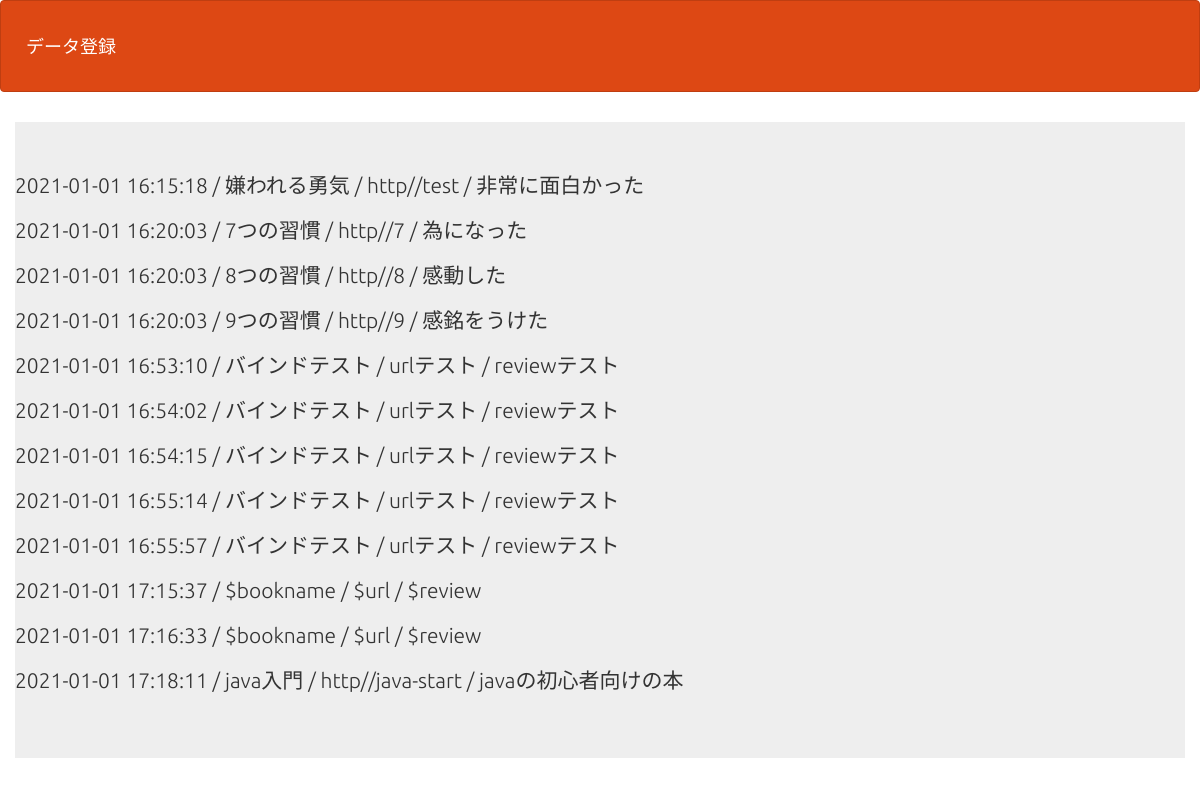
The page /select.php on the database its author committed.
### tables this page shows
CREATE TABLE `gs_bm_table` (
  `id` int(12) NOT NULL,
  `bookname` varchar(64) NOT NULL,
  `url` text NOT NULL,
  `review` text NOT NULL,
  `indate` datetime NOT NULL
);

### funcs.php (called while the page is built)
<?php
function h($str)
{
    return htmlspecialchars($str, ENT_QUOTES);
}

### select.php (the view, shortened to what this page needs)
<?php
require_once('funcs.php');
try {
  $pdo = new PDO('mysql:dbname=gs_kadai_php2;charset=utf8;host=localhost', 'root', 'root');
} catch (PDOException $e) {
  exit('DBConnectError'.$e->getMessage());
}
$stmt = $pdo->prepare("SELECT * FROM gs_bm_table");
$status = $stmt->execute();
$view="";
if ($status==false) {
  $error = $stmt->errorInfo();
  exit("ErrorQuery:".$error[2]);
}else{
  while( $result = $stmt->fetch(PDO::FETCH_ASSOC)){
    $view .= '<p>' . h($result['indate']). ' / ' . h($result['bookname']) . ' / ' . h($result['url']) . ' / ' . h($result['review']) .  '</p>';
  }
}
?>
<!DOCTYPE html>
<html lang="ja">
<head>
<link rel="stylesheet" href="css/range.css">
<link href="css/bootstrap.min.css" rel="stylesheet">
</head>
<body id="main">
<header>
  <nav class="navbar navbar-default">
    <div class="container-fluid">
      <div class="navbar-header">
      <a class="navbar-brand" href="index.php">データ登録</a>
      </div>
    </div>
  </nav>
</header>
<div>
    <div class="container jumbotron"><?= $view ?></div>
</div>
</body>
</html>

### select.php (style rules this page uses)
div { padding: 10px;font-size:16px; }

### rows shown on the page
gs_bm_table: indate "2021-01-01 16:15:18", bookname "嫌われる勇気", url "http//test", review "非常に面白かった"
gs_bm_table: indate "2021-01-01 16:20:03", bookname "7つの習慣", url "http//7", review "為になった"
gs_bm_table: indate "2021-01-01 16:20:03", bookname "8つの習慣", url "http//8", review "感動した"
gs_bm_table: indate "2021-01-01 16:20:03", bookname "9つの習慣", url "http//9", review "感銘をうけた"
gs_bm_table: indate "2021-01-01 16:53:10", bookname "バインドテスト", url "urlテスト", review "reviewテスト"
gs_bm_table: indate "2021-01-01 16:54:02", bookname "バインドテスト", url "urlテスト", review "reviewテスト"
gs_bm_table: indate "2021-01-01 16:54:15", bookname "バインドテスト", url "urlテスト", review "reviewテスト"
gs_bm_table: indate "2021-01-01 16:55:14", bookname "バインドテスト", url "urlテスト", review "reviewテスト"
gs_bm_table: indate "2021-01-01 16:55:57", bookname "バインドテスト", url "urlテスト", review "reviewテスト"
gs_bm_table: indate "2021-01-01 17:15:37", bookname "$bookname", url "$url", review "$review"
gs_bm_table: indate "2021-01-01 17:16:33", bookname "$bookname", url "$url", review "$review"
gs_bm_table: indate "2021-01-01 17:18:11", bookname "java入門", url "http//java-start", review "javaの初心者向けの本"
